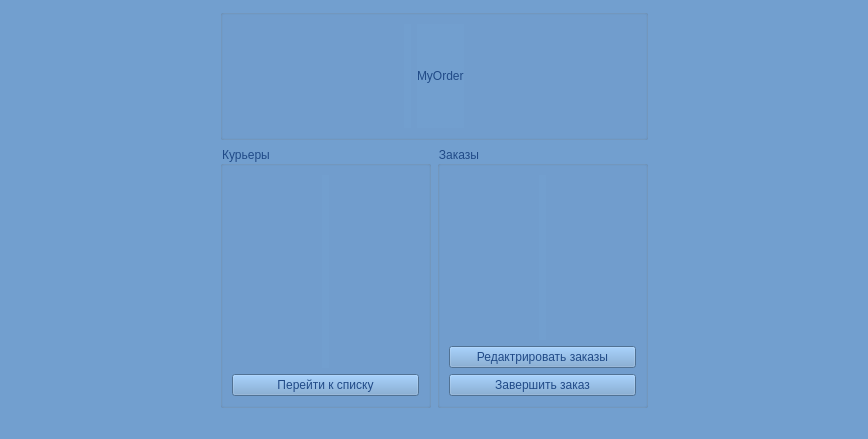
<?xml version="1.0" encoding="UTF-8"?>
<ui version="4.0">
 <class>AuthorizationTrue</class>
 <widget class="QMainWindow" name="AuthorizationTrue">
  <property name="geometry">
   <rect>
    <x>0</x>
    <y>0</y>
    <width>868</width>
    <height>439</height>
   </rect>
  </property>
  <property name="sizePolicy">
   <sizepolicy hsizetype="Preferred" vsizetype="Preferred">
    <horstretch>0</horstretch>
    <verstretch>0</verstretch>
   </sizepolicy>
  </property>
  <property name="windowTitle">
   <string>MainWindow</string>
  </property>
  <property name="styleSheet">
   <string notr="true">background-color: rgb(114, 159, 207);</string>
  </property>
  <widget class="QWidget" name="centralwidget">
   <layout class="QGridLayout" name="gridLayout">
    <item row="1" column="1" rowspan="2">
     <widget class="QGroupBox" name="groupBox_3">
      <property name="styleSheet">
       <string notr="true">font: 63 italic 16pt &quot;URW Bookman&quot;;
color: rgb(32, 74, 135);</string>
      </property>
      <property name="title">
       <string>Курьеры</string>
      </property>
      <layout class="QGridLayout" name="gridLayout_2">
       <item row="0" column="1">
        <widget class="QLabel" name="deliver_pic">
         <property name="text">
          <string/>
         </property>
        </widget>
       </item>
       <item row="1" column="0" colspan="3">
        <widget class="QPushButton" name="deliver">
         <property name="text">
          <string>Перейти к списку</string>
         </property>
        </widget>
       </item>
       <item row="0" column="2">
        <spacer name="horizontalSpacer_4">
         <property name="orientation">
          <enum>Qt::Horizontal</enum>
         </property>
         <property name="sizeHint" stdset="0">
          <size>
           <width>40</width>
           <height>20</height>
          </size>
         </property>
        </spacer>
       </item>
       <item row="0" column="0">
        <spacer name="horizontalSpacer_3">
         <property name="orientation">
          <enum>Qt::Horizontal</enum>
         </property>
         <property name="sizeHint" stdset="0">
          <size>
           <width>40</width>
           <height>20</height>
          </size>
         </property>
        </spacer>
       </item>
      </layout>
     </widget>
    </item>
    <item row="2" column="0">
     <spacer name="horizontalSpacer_7">
      <property name="orientation">
       <enum>Qt::Horizontal</enum>
      </property>
      <property name="sizeHint" stdset="0">
       <size>
        <width>40</width>
        <height>20</height>
       </size>
      </property>
     </spacer>
    </item>
    <item row="0" column="1" colspan="2">
     <widget class="QGroupBox" name="groupBox">
      <property name="styleSheet">
       <string notr="true">background-color: rgb(114, 159, 207);</string>
      </property>
      <property name="title">
       <string/>
      </property>
      <layout class="QHBoxLayout" name="horizontalLayout">
       <item>
        <spacer name="horizontalSpacer_2">
         <property name="orientation">
          <enum>Qt::Horizontal</enum>
         </property>
         <property name="sizeHint" stdset="0">
          <size>
           <width>40</width>
           <height>20</height>
          </size>
         </property>
        </spacer>
       </item>
       <item>
        <widget class="QLabel" name="lab_name_pic">
         <property name="text">
          <string/>
         </property>
        </widget>
       </item>
       <item>
        <widget class="QLabel" name="label_3">
         <property name="styleSheet">
          <string notr="true">font: 63 italic 60pt &quot;URW Bookman&quot;;
color: rgb(32, 74, 135);</string>
         </property>
         <property name="text">
          <string>MyOrder</string>
         </property>
        </widget>
       </item>
       <item>
        <spacer name="horizontalSpacer">
         <property name="orientation">
          <enum>Qt::Horizontal</enum>
         </property>
         <property name="sizeHint" stdset="0">
          <size>
           <width>40</width>
           <height>20</height>
          </size>
         </property>
        </spacer>
       </item>
      </layout>
     </widget>
    </item>
    <item row="2" column="3">
     <spacer name="horizontalSpacer_8">
      <property name="orientation">
       <enum>Qt::Horizontal</enum>
      </property>
      <property name="sizeHint" stdset="0">
       <size>
        <width>40</width>
        <height>20</height>
       </size>
      </property>
     </spacer>
    </item>
    <item row="1" column="2" rowspan="2">
     <widget class="QGroupBox" name="groupBox_2">
      <property name="styleSheet">
       <string notr="true">font: 63 italic 16pt &quot;URW Bookman&quot;;
color: rgb(32, 74, 135);</string>
      </property>
      <property name="title">
       <string>Заказы</string>
      </property>
      <layout class="QGridLayout" name="gridLayout_3">
       <item row="1" column="0" colspan="3">
        <widget class="QPushButton" name="couriers">
         <property name="text">
          <string>Редактрировать заказы</string>
         </property>
        </widget>
       </item>
       <item row="0" column="0">
        <spacer name="horizontalSpacer_5">
         <property name="orientation">
          <enum>Qt::Horizontal</enum>
         </property>
         <property name="sizeHint" stdset="0">
          <size>
           <width>40</width>
           <height>20</height>
          </size>
         </property>
        </spacer>
       </item>
       <item row="0" column="2">
        <spacer name="horizontalSpacer_6">
         <property name="orientation">
          <enum>Qt::Horizontal</enum>
         </property>
         <property name="sizeHint" stdset="0">
          <size>
           <width>40</width>
           <height>20</height>
          </size>
         </property>
        </spacer>
       </item>
       <item row="0" column="1">
        <widget class="QLabel" name="orders_pic">
         <property name="text">
          <string/>
         </property>
        </widget>
       </item>
       <item row="2" column="0" colspan="3">
        <widget class="QPushButton" name="pushButton">
         <property name="text">
          <string>Завершить заказ</string>
         </property>
        </widget>
       </item>
      </layout>
     </widget>
    </item>
   </layout>
  </widget>
  <widget class="QStatusBar" name="statusbar"/>
  <widget class="QMenuBar" name="menubar">
   <property name="geometry">
    <rect>
     <x>0</x>
     <y>0</y>
     <width>868</width>
     <height>22</height>
    </rect>
   </property>
  </widget>
 </widget>
 <resources/>
 <connections/>
</ui>
